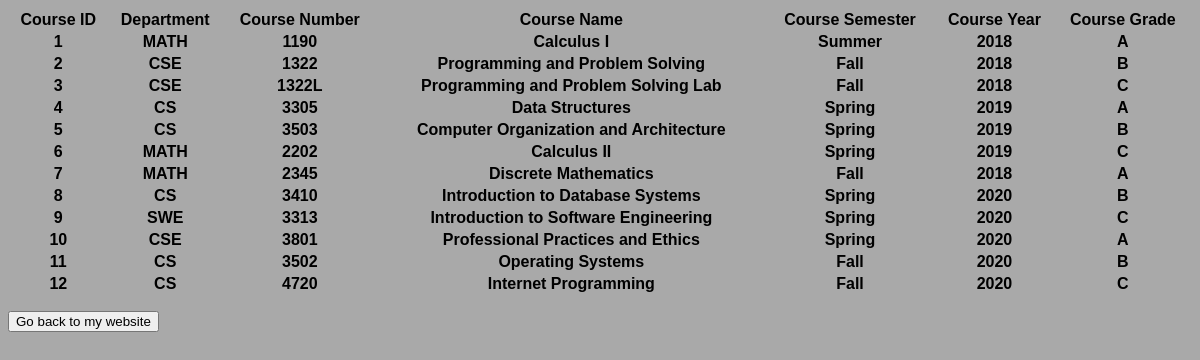
Screenshot of /final/ with the database file from the repository.
### website/models.py (models this page shows)
class Courses(models.Model):
    course_id = models.IntegerField()
    department = models.CharField(max_length=250)
    course_number = models.CharField(max_length=250)
    course_name = models.CharField(max_length=250)
    semester = models.CharField(max_length=250)
    sem_year = models.CharField(max_length=250)
    grade = models.CharField(max_length=250)

### website/views.py (the view)
# urls.py: path('final/', views.final, name = 'website-final'),
def final(request):
    data= Courses.objects.all()
    return render(request, 'website/final.html',{"data": data})

### website/templates/website/final.html
<link rel="stylesheet" href="/static/example1.css">
{% block content  %}
    <table style="width:100%">
        <tr>
            <th>Course ID</th>
            <th>Department</th>
            <th>Course Number</th>
            <th>Course Name</th>
            <th>Course Semester</th>
            <th>Course Year</th>
            <th>Course Grade</th>
        </tr>
    {% for Courses in data %}
    <tr>
    <th>{{ Courses.course_id }}</th>
        <th>{{ Courses.department }}</th>
        <th>{{ Courses.course_number }}</th>
        <th>{{ Courses.course_name }}</th>
        <th>{{ Courses.semester }}</th>
        <th>{{ Courses.sem_year }}</th>
        <th>{{ Courses.grade }}</th>
    </tr>
{% endfor %}
{% endblock %}
</table>
<form action="http://127.0.0.1:8000">
    <input type="submit" value="Go back to my website" />
</form>

### website/static/website/example1.css (style rules this page uses)
form { width:30%; float: bottom; font-family: Helvetica; font-size: 19px; margin-top: 15px; margin-bottom: 5px; }

### rows the page displays
Courses: course_id "1", department "MATH", course_number "1190", course_name "Calculus I", semester "Summer", sem_year "2018", grade "A"
Courses: course_id "2", department "CSE", course_number "1322", course_name "Programming and Problem Solving", semester "Fall", sem_year "2018", grade "B"
Courses: course_id "3", department "CSE", course_number "1322L", course_name "Programming and Problem Solving Lab", semester "Fall", sem_year "2018", grade "C"
Courses: course_id "4", department "CS", course_number "3305", course_name "Data Structures", semester "Spring", sem_year "2019", grade "A"
Courses: course_id "5", department "CS", course_number "3503", course_name "Computer Organization and Architecture", semester "Spring", sem_year "2019", grade "B"
Courses: course_id "6", department "MATH", course_number "2202", course_name "Calculus II", semester "Spring", sem_year "2019", grade "C"
Courses: course_id "7", department "MATH", course_number "2345", course_name "Discrete Mathematics", semester "Fall", sem_year "2018", grade "A"
Courses: course_id "8", department "CS", course_number "3410", course_name "Introduction to Database Systems", semester "Spring", sem_year "2020", grade "B"
Courses: course_id "9", department "SWE", course_number "3313", course_name "Introduction to Software Engineering", semester "Spring", sem_year "2020", grade "C"
Courses: course_id "10", department "CSE", course_number "3801", course_name "Professional Practices and Ethics", semester "Spring", sem_year "2020", grade "A"
Courses: course_id "11", department "CS", course_number "3502", course_name "Operating Systems", semester "Fall", sem_year "2020", grade "B"
Courses: course_id "12", department "CS", course_number "4720", course_name "Internet Programming", semester "Fall", sem_year "2020", grade "C"
